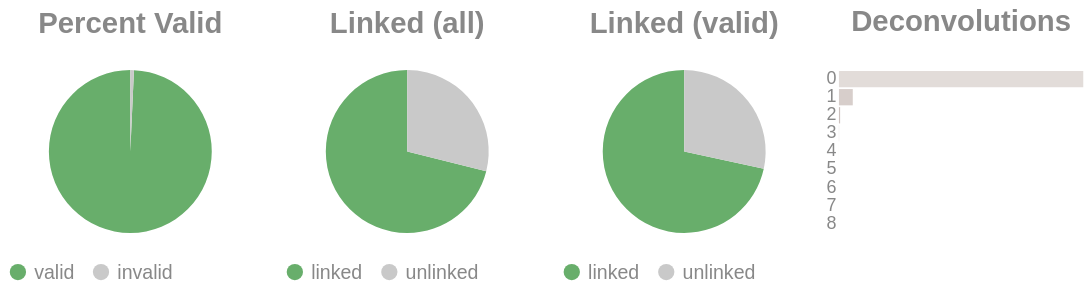

The cell this chart's notebook holds for it:
### Code cell
if SKIPLR:
    pass
else:
    clash = Counter()
    for i in valids['molecule'].to_list():
        _mol = i.split("-")
        if len(_mol) == 1:
            clash.update('0')
        else:
            clash.update(_mol[-1])

    _d = {"deconvolutions": [], 'count': []}
    for k,v in clash.items():
        _d['deconvolutions'].append(k)
        _d['count'].append(v)

    tot_valid = valids['reads'].sum()
    mask = valids['reads'] >= 2
    n_linked_reads = valids.filter(mask)['reads'].sum()
    if n_linked_reads == 0:
        print_html("No linked molecules (>=2 reads) were detected; skipping linked-only distributions.")
        SKIPLR = True
    else:
        perc_valid = round(tot_valid / n_reads, 4)
        linked_perc_abs = round(n_linked_reads / n_reads, 4)
        linked_perc = round(n_linked_reads / tot_valid, 4)

    _valid = pl.DataFrame({"valids": ['valid', 'invalid'], "count": [tot_valid, n_reads - tot_valid]})
    _linked_abs = pl.DataFrame({"linked (absolute)": ['linked', 'unlinked'], "count": [n_linked_reads, n_reads - n_linked_reads]})
    _linked_rel = pl.DataFrame({"linked (valids)": ['linked', 'unlinked'], "count": [n_linked_reads, tot_valid - n_linked_reads]})

    (
        alt.hconcat(
            piechart(_valid, goodval = 'valid', title = "Percent Valid"),
            piechart(_linked_abs, goodval = "linked", title =  "Linked (all)"),
            piechart(_linked_rel, goodval = "linked", title =  "Linked (valid)"),
            convolutionbar(pl.DataFrame(_d), title = "Deconvolutions"),
            center = True,
            bounds = 'flush'
        )
        .resolve_scale(color='independent')
        .resolve_legend('independent')
        .properties(usermeta={'embedOptions': {"actions": False}})
    ).display()

### Figure 1 — Vega-Lite specification as saved in the notebook (floating-point values rounded to 4 significant figures)
{"width": "container", "height": 400, "config": {"title": {"anchor": "start", "dy": -15, "fontSize": 18, "color": "#888888", "subtitleColor": "#888888", "subtitleFontSize": 14}, "arc": {"fill": "#0072B2"}, "axis": {"domainColor": "#888888", "domainWidth": 0.5, "gridWidth": 0.2, "grid": false, "titleFontWeight": 400, "titleFontSize": 15, "labelFontSize": 11, "labelColor": "#888888", "tickColor": "#888888", "tickWidth": 0.2, "titleColor": "#888888"}, "axisBand": {"grid": false}, "axisX": {"grid": true, "tickSize": 10, "domainCap": "round"}, "axisY": {"domain": false, "grid": true, "tickSize": 0, "domainCap": "round"}, "background": "transparent", "header": {"labelFontSize": 15, "labelColor": "#888888", "titleFontSize": 15, "titleFontWeight": 600, "titleColor": "#888888"}, "legend": {"labelFont": "sans-serif", "labelFontSize": 12, "labelColor": "#888888", "symbolSize": 100, "symbolType": "circle", "titleFontSize": 12, "titlePadding": 10, "titleColor": "#888888", "title": null}, "range": {"category": ["#E69F00", "#56B4E9", "#009E73", "#F0E442", "#0072B2", "#D55E00", "#CC79A7", "#000000"], "diverging": ["#cfe8f3", "#a2d4ec", "#73bfe2", "#46abdb", "#1696d2", "#12719e"]}, "area": {"fill": "#0072B2", "fillOpacity": 0.7, "line": true, "strokeOpacity": 0.7}, "line": {"color": "#0072B2", "stroke": "#0072B2", "strokeWidth": 2}, "trail": {"color": "#0072B2", "stroke": "#0072B2", "strokeWidth": 0, "size": 1}, "point": {"filled": true, "fillOpacity": 1.0, "size": 95}, "text": {"color": "#888888", "fontSize": 11, "align": "right", "fontWeight": 400, "size": 11}, "bar": {"fill": "#0072B2", "stroke": null}, "view": {"stroke": null, "continuousWidth": 660, "continuousHeight": 400}}, "hconcat": [{"data": {"name": "data-986c0bff72db3f6ad337cea5b7a2863c"}, "mark": {"type": "arc"}, "encoding": {"color": {"field": "valids", "legend": {"orient": "bottom", "title": null}, "scale": {"domain": ["valid", "invalid"], "range": ["#68ae6b", "#C9C9C9"]}, "title": "Valids", "type": "nominal"}, "theta": {"field": "count", "type": "quantitative"}, "tooltip": [{"field": "valids", "title": "Valids", "type": "ordinal"}, {"field": "percent", "format": ".2%", "title": "Percent", "type": "quantitative"}, {"field": "count", "title": "Count", "type": "quantitative"}]}, "height": 100, "title": {"text": "Percent Valid", "align": "center", "anchor": "middle"}, "transform": [{"calculate": "datum.count / 14055980", "as": "percent"}], "width": 150}, {"data": {"name": "data-01c9239061e47050ed91931144ec4b7f"}, "mark": {"type": "arc"}, "encoding": {"color": {"field": "linked (absolute)", "legend": {"orient": "bottom", "title": null}, "scale": {"domain": ["linked", "unlinked"], "range": ["#68ae6b", "#C9C9C9"]}, "title": "Linked (Absolute)", "type": "nominal"}, "theta": {"field": "count", "type": "quantitative"}, "tooltip": [{"field": "linked (absolute)", "title": "Linked (Absolute)", "type": "ordinal"}, {"field": "percent", "format": ".2%", "title": "Percent", "type": "quantitative"}, {"field": "count", "title": "Count", "type": "quantitative"}]}, "height": 100, "title": {"text": "Linked (all)", "align": "center", "anchor": "middle"}, "transform": [{"calculate": "datum.count / 14055980", "as": "percent"}], "width": 150}, {"data": {"name": "data-77c381b9fc5420480d6cbf14cb37ab69"}, "mark": {"type": "arc"}, "encoding": {"color": {"field": "linked (valids)", "legend": {"orient": "bottom", "title": null}, "scale": {"domain": ["linked", "unlinked"], "range": ["#68ae6b", "#C9C9C9"]}, "title": "Linked (Valids)", "type": "nominal"}, "theta": {"field": "count", "type": "quantitative"}, "tooltip": [{"field": "linked (valids)", "title": "Linked (Valids)", "type": "ordinal"}, {"field": "percent", "format": ".2%", "title": "Percent", "type": "quantitative"}, {"field": "count", "title": "Count", "type": "quantitative"}]}, "height": 100, "title": {"text": "Linked (valid)", "align": "center", "anchor": "middle"}, "transform": [{"calculate": "datum.count / 13955766", "as": "percent"}], "width": 150}, {"data": {"name": "data-7fe11d6192a5f885b4f05abd881b9b24"}, "mark": {"type": "bar"}, "encoding": {"color": {"field": "deconvolutions", "legend": null, "scale": {"scheme": "lightgreyred"}, "type": "nominal"}, "tooltip": [{"field": "deconvolutions", "title": "Deconvolutions", "type": "ordinal"}, {"field": "percent", "format": ".2%", "title": "Percent", "type": "quantitative"}, {"field": "count", "title": "Count", "type": "quantitative"}], "x": {"axis": null, "field": "count", "type": "quantitative"}, "y": {"field": "deconvolutions", "sort": "ascending", "title": null, "type": "nominal"}}, "height": 100, "title": {"text": "Deconvolutions", "align": "center", "anchor": "middle"}, "transform": [{"calculate": "datum.count / 5841136", "as": "percent"}], "width": 150}], "bounds": "flush", "center": true, "resolve": {"legend": {"angle": "independent"}, "scale": {"color": "independent"}}, "usermeta": {"embedOptions": {"actions": false}}, "$schema": "https://vega.github.io/schema/vega-lite/v6.1.0.json", "datasets": {"data-986c0bff72db3f6ad337cea5b7a2863c": [{"valids": "valid", "count": 13955766}, {"valids": "invalid", "count": 100214}], "data-01c9239061e47050ed91931144ec4b7f": [{"linked (absolute)": "linked", "count": 9991754}, {"linked (absolute)": "unlinked", "count": 4064226}], "data-77c381b9fc5420480d6cbf14cb37ab69": [{"linked (valids)": "linked", "count": 9991754}, {"linked (valids)": "unlinked", "count": 3964012}], "data-7fe11d6192a5f885b4f05abd881b9b24": [{"deconvolutions": "0", "count": 5499607}, {"deconvolutions": "1", "count": 311582}, {"deconvolutions": "2", "count": 26586}, {"deconvolutions": "3", "count": 2892}, {"deconvolutions": "4", "count": 395}, {"deconvolutions": "5", "count": 57}, {"deconvolutions": "6", "count": 12}, {"deconvolutions": "7", "count": 4}, {"deconvolutions": "8", "count": 1}]}}
